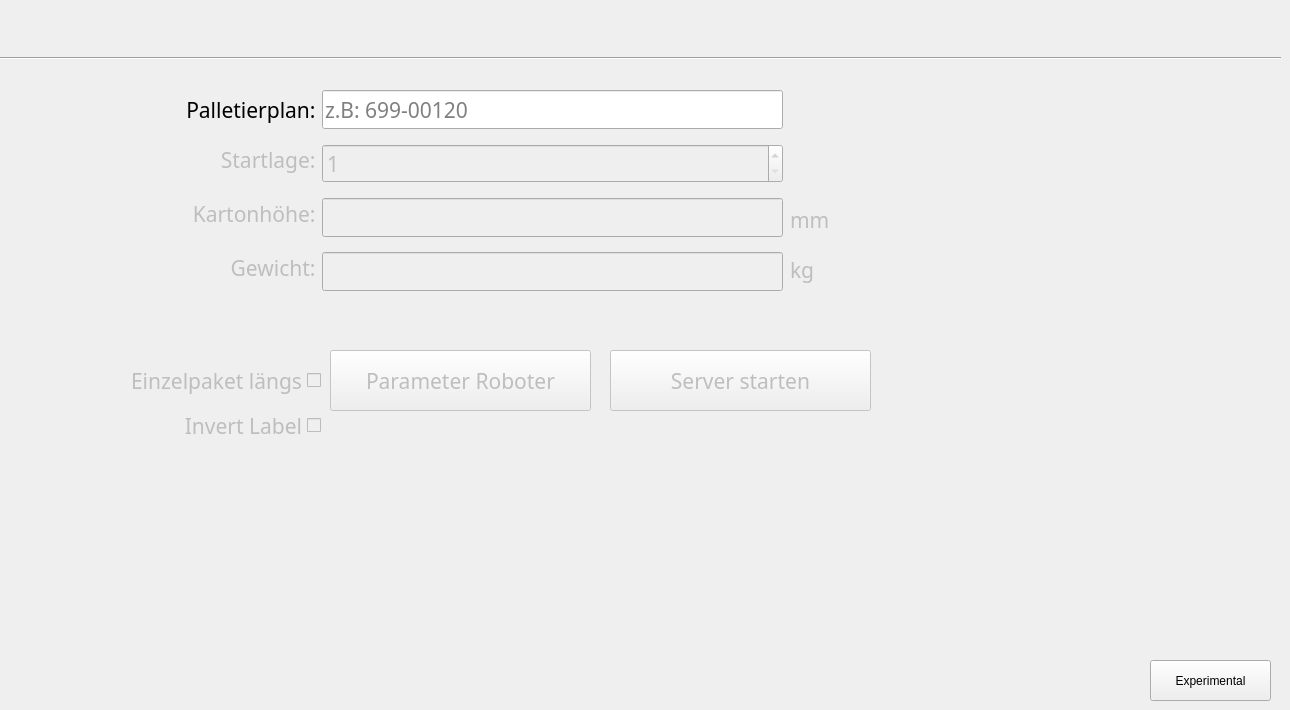
   <widget class="QWidget" name="MainMenu">
    <widget class="QPushButton" name="ButtonSettings">
     <property name="geometry">
      <rect>
       <x>0</x>
       <y>0</y>
       <width>61</width>
       <height>61</height>
      </rect>
     </property>
     <property name="sizePolicy">
      <sizepolicy hsizetype="Fixed" vsizetype="Fixed">
       <horstretch>0</horstretch>
       <verstretch>0</verstretch>
      </sizepolicy>
     </property>
     <property name="autoFillBackground">
      <bool>false</bool>
     </property>
     <property name="text">
      <string/>
     </property>
     <property name="default">
      <bool>false</bool>
     </property>
     <property name="flat">
      <bool>true</bool>
     </property>
    </widget>
    <widget class="QCheckBox" name="checkBoxEinzelpaket">
     <property name="enabled">
      <bool>false</bool>
     </property>
     <property name="geometry">
      <rect>
       <x>70</x>
       <y>350</y>
       <width>251</width>
       <height>61</height>
      </rect>
     </property>
     <property name="font">
      <font>
       <family>RobotoMono Nerd Font</family>
       <pointsize>16</pointsize>
      </font>
     </property>
     <property name="cursor">
      <cursorShape>PointingHandCursor</cursorShape>
     </property>
     <property name="layoutDirection">
      <enum>Qt::LayoutDirection::RightToLeft</enum>
     </property>
     <property name="text">
      <string>Einzelpaket längs</string>
     </property>
    </widget>
    <widget class="QPushButton" name="ButtonDatenSenden">
     <property name="enabled">
      <bool>false</bool>
     </property>
     <property name="geometry">
      <rect>
       <x>610</x>
       <y>350</y>
       <width>261</width>
       <height>61</height>
      </rect>
     </property>
     <property name="font">
      <font>
       <family>RobotoMono Nerd Font</family>
       <pointsize>16</pointsize>
      </font>
     </property>
     <property name="cursor">
      <cursorShape>PointingHandCursor</cursorShape>
     </property>
     <property name="text">
      <string>Server starten</string>
     </property>
    </widget>
    <widget class="QPushButton" name="ButtonOpenParameterRoboter">
     <property name="enabled">
      <bool>false</bool>
     </property>
     <property name="geometry">
      <rect>
       <x>330</x>
       <y>350</y>
       <width>261</width>
       <height>61</height>
      </rect>
     </property>
     <property name="font">
      <font>
       <family>RobotoMono Nerd Font</family>
       <pointsize>16</pointsize>
      </font>
     </property>
     <property name="cursor">
      <cursorShape>PointingHandCursor</cursorShape>
     </property>
     <property name="text">
      <string>Parameter Roboter</string>
     </property>
    </widget>
    <widget class="QLabel" name="label_7">
     <property name="geometry">
      <rect>
       <x>940</x>
       <y>90</y>
       <width>271</width>
       <height>271</height>
      </rect>
     </property>
     <property name="text">
      <string/>
     </property>
     <property name="pixmap">
      <pixmap resource="MainWindowResources.qrc">:/Szaidel Logo/imgs/szaidel-transparent.png</pixmap>
     </property>
     <property name="scaledContents">
      <bool>true</bool>
     </property>
    </widget>
    <widget class="QLabel" name="LabelPalletenplanInfo">
     <property name="geometry">
      <rect>
       <x>60</x>
       <y>0</y>
       <width>1161</width>
       <height>51</height>
      </rect>
     </property>
     <property name="font">
      <font>
       <family>RobotoMono Nerd Font</family>
       <pointsize>18</pointsize>
       <underline>false</underline>
       <kerning>true</kerning>
      </font>
     </property>
     <property name="text">
      <string/>
     </property>
     <property name="alignment">
      <set>Qt::AlignmentFlag::AlignCenter</set>
     </property>
    </widget>
    <widget class="QLabel" name="label_Kartonhoehe_mm">
     <property name="enabled">
      <bool>false</bool>
     </property>
     <property name="geometry">
      <rect>
       <x>790</x>
       <y>200</y>
       <width>121</width>
       <height>41</height>
      </rect>
     </property>
     <property name="font">
      <font>
       <family>RobotoMono Nerd Font</family>
       <pointsize>16</pointsize>
      </font>
     </property>
     <property name="layoutDirection">
      <enum>Qt::LayoutDirection::LeftToRight</enum>
     </property>
     <property name="text">
      <string>&lt;html&gt;&lt;head/&gt;&lt;body&gt;&lt;p&gt;mm&lt;/p&gt;&lt;/body&gt;&lt;/html&gt;</string>
     </property>
    </widget>
    <widget class="QLabel" name="label_Gewicht_kg">
     <property name="enabled">
      <bool>false</bool>
     </property>
     <property name="geometry">
      <rect>
       <x>790</x>
       <y>250</y>
       <width>121</width>
       <height>41</height>
      </rect>
     </property>
     <property name="font">
      <font>
       <family>RobotoMono Nerd Font</family>
       <pointsize>16</pointsize>
      </font>
     </property>
     <property name="layoutDirection">
      <enum>Qt::LayoutDirection::LeftToRight</enum>
     </property>
     <property name="text">
      <string>&lt;html&gt;&lt;head/&gt;&lt;body&gt;&lt;p&gt;kg&lt;/p&gt;&lt;/body&gt;&lt;/html&gt;</string>
     </property>
    </widget>
    <widget class="QLineEdit" name="EingabePallettenplan">
     <property name="geometry">
      <rect>
       <x>322</x>
       <y>90</y>
       <width>461</width>
       <height>39</height>
      </rect>
     </property>
     <property name="minimumSize">
      <size>
       <width>0</width>
       <height>39</height>
      </size>
     </property>
     <property name="maximumSize">
      <size>
       <width>16777215</width>
       <height>39</height>
      </size>
     </property>
     <property name="font">
      <font>
       <family>RobotoMono Nerd Font</family>
       <pointsize>16</pointsize>
      </font>
     </property>
     <property name="inputMethodHints">
      <set>Qt::InputMethodHint::ImhPreferNumbers</set>
     </property>
     <property name="placeholderText">
      <string>z.B: 699-00120</string>
     </property>
    </widget>
    <widget class="QLabel" name="label_Gewicht">
     <property name="enabled">
      <bool>false</bool>
     </property>
     <property name="geometry">
      <rect>
       <x>80</x>
       <y>248</y>
       <width>241</width>
       <height>41</height>
      </rect>
     </property>
     <property name="font">
      <font>
       <family>RobotoMono Nerd Font</family>
       <pointsize>16</pointsize>
      </font>
     </property>
     <property name="layoutDirection">
      <enum>Qt::LayoutDirection::LeftToRight</enum>
     </property>
     <property name="text">
      <string>&lt;html&gt;&lt;head/&gt;&lt;body&gt;&lt;p align=&quot;right&quot;&gt;Gewicht: &lt;/p&gt;&lt;/body&gt;&lt;/html&gt;</string>
     </property>
    </widget>
    <widget class="QLabel" name="label">
     <property name="geometry">
      <rect>
       <x>80</x>
       <y>90</y>
       <width>241</width>
       <height>41</height>
      </rect>
     </property>
     <property name="font">
      <font>
       <family>RobotoMono Nerd Font</family>
       <pointsize>16</pointsize>
      </font>
     </property>
     <property name="layoutDirection">
      <enum>Qt::LayoutDirection::LeftToRight</enum>
     </property>
     <property name="text">
      <string>&lt;html&gt;&lt;head/&gt;&lt;body&gt;&lt;p align=&quot;right&quot;&gt;Palletierplan: &lt;/p&gt;&lt;/body&gt;&lt;/html&gt;</string>
     </property>
     <property name="alignment">
      <set>Qt::AlignmentFlag::AlignRight|Qt::AlignmentFlag::AlignTrailing|Qt::AlignmentFlag::AlignVCenter</set>
     </property>
    </widget>
    <widget class="QPushButton" name="LadePallettenplan">
     <property name="geometry">
      <rect>
       <x>795</x>
       <y>80</y>
       <width>60</width>
       <height>60</height>
      </rect>
     </property>
     <property name="sizePolicy">
      <sizepolicy hsizetype="Minimum" vsizetype="Minimum">
       <horstretch>0</horstretch>
       <verstretch>0</verstretch>
      </sizepolicy>
     </property>
     <property name="cursor">
      <cursorShape>PointingHandCursor</cursorShape>
     </property>
     <property name="focusPolicy">
      <enum>Qt::FocusPolicy::StrongFocus</enum>
     </property>
     <property name="text">
      <string/>
     </property>
     <property name="icon">
      <iconset resource="MainWindowResources.qrc">
       <normaloff>:/Misc/imgs/load.png</normaloff>:/Misc/imgs/load.png</iconset>
     </property>
     <property name="iconSize">
      <size>
       <width>60</width>
       <height>60</height>
      </size>
     </property>
     <property name="flat">
      <bool>true</bool>
     </property>
    </widget>
    <widget class="QLabel" name="label_Startlage">
     <property name="enabled">
      <bool>false</bool>
     </property>
     <property name="geometry">
      <rect>
       <x>80</x>
       <y>140</y>
       <width>241</width>
       <height>41</height>
      </rect>
     </property>
     <property name="font">
      <font>
       <family>RobotoMono Nerd Font</family>
       <pointsize>16</pointsize>
      </font>
     </property>
     <property name="layoutDirection">
      <enum>Qt::LayoutDirection::LeftToRight</enum>
     </property>
     <property name="text">
      <string>&lt;html&gt;&lt;head/&gt;&lt;body&gt;&lt;p align=&quot;right&quot;&gt;Startlage: &lt;/p&gt;&lt;/body&gt;&lt;/html&gt;</string>
     </property>
    </widget>
    <widget class="QSpinBox" name="EingabeStartlage">
     <property name="enabled">
      <bool>false</bool>
     </property>
     <property name="geometry">
      <rect>
       <x>322</x>
       <y>144</y>
       <width>461</width>
       <height>39</height>
      </rect>
     </property>
     <property name="sizePolicy">
      <sizepolicy hsizetype="Minimum" vsizetype="Minimum">
       <horstretch>0</horstretch>
       <verstretch>0</verstretch>
      </sizepolicy>
     </property>
     <property name="minimumSize">
      <size>
       <width>0</width>
       <height>39</height>
      </size>
     </property>
     <property name="maximumSize">
      <size>
       <width>16777215</width>
       <height>39</height>
      </size>
     </property>
     <property name="font">
      <font>
       <family>RobotoMono Nerd Font</family>
       <pointsize>16</pointsize>
      </font>
     </property>
     <property name="cursor">
      <cursorShape>IBeamCursor</cursorShape>
     </property>
     <property name="showGroupSeparator" stdset="0">
      <bool>false</bool>
     </property>
     <property name="minimum">
      <number>1</number>
     </property>
     <property name="value">
      <number>1</number>
     </property>
    </widget>
    <widget class="QLabel" name="label_Kartonhoehe">
     <property name="enabled">
      <bool>false</bool>
     </property>
     <property name="geometry">
      <rect>
       <x>80</x>
       <y>194</y>
       <width>241</width>
       <height>41</height>
      </rect>
     </property>
     <property name="font">
      <font>
       <family>RobotoMono Nerd Font</family>
       <pointsize>16</pointsize>
      </font>
     </property>
     <property name="layoutDirection">
      <enum>Qt::LayoutDirection::LeftToRight</enum>
     </property>
     <property name="text">
      <string>&lt;html&gt;&lt;head/&gt;&lt;body&gt;&lt;p align=&quot;right&quot;&gt;Kartonhöhe: &lt;/p&gt;&lt;/body&gt;&lt;/html&gt;</string>
     </property>
    </widget>
    <widget class="QLineEdit" name="EingabeKartonGewicht">
     <property name="enabled">
      <bool>false</bool>
     </property>
     <property name="geometry">
      <rect>
       <x>322</x>
       <y>252</y>
       <width>461</width>
       <height>39</height>
      </rect>
     </property>
     <property name="minimumSize">
      <size>
       <width>0</width>
       <height>39</height>
      </size>
     </property>
     <property name="font">
      <font>
       <family>RobotoMono Nerd Font</family>
       <pointsize>16</pointsize>
      </font>
     </property>
     <property name="inputMethodHints">
      <set>Qt::InputMethodHint::ImhDigitsOnly|Qt::InputMethodHint::ImhFormattedNumbersOnly</set>
     </property>
    </widget>
    <widget class="QLabel" name="label_GewichtInfo">
     <property name="enabled">
      <bool>true</bool>
     </property>
     <property name="geometry">
      <rect>
       <x>330</x>
       <y>290</y>
       <width>511</width>
       <height>61</height>
      </rect>
     </property>
     <property name="font">
      <font>
       <family>Sans Serif</family>
       <pointsize>16</pointsize>
       <underline>true</underline>
      </font>
     </property>
     <property name="text">
      <string/>
     </property>
     <property name="alignment">
      <set>Qt::AlignmentFlag::AlignLeading|Qt::AlignmentFlag::AlignLeft|Qt::AlignmentFlag::AlignVCenter</set>
     </property>
    </widget>
    <widget class="QLineEdit" name="EingabeKartonhoehe">
     <property name="enabled">
      <bool>false</bool>
     </property>
     <property name="geometry">
      <rect>
       <x>322</x>
       <y>198</y>
       <width>461</width>
       <height>39</height>
      </rect>
     </property>
     <property name="minimumSize">
      <size>
       <width>0</width>
       <height>39</height>
      </size>
     </property>
     <property name="maximumSize">
      <size>
       <width>16777215</width>
       <height>39</height>
      </size>
     </property>
     <property name="font">
      <font>
       <family>RobotoMono Nerd Font</family>
       <pointsize>16</pointsize>
      </font>
     </property>
     <property name="inputMethodHints">
      <set>Qt::InputMethodHint::ImhDigitsOnly</set>
     </property>
     <property name="clearButtonEnabled">
      <bool>false</bool>
     </property>
    </widget>
    <widget class="Line" name="line">
     <property name="geometry">
      <rect>
       <x>0</x>
       <y>50</y>
       <width>1281</width>
       <height>16</height>
      </rect>
     </property>
     <property name="orientation">
      <enum>Qt::Orientation::Horizontal</enum>
     </property>
    </widget>
    <widget class="QPushButton" name="pushButtonVolumeOnOff">
     <property name="geometry">
      <rect>
       <x>1221</x>
       <y>-1</y>
       <width>60</width>
       <height>60</height>
      </rect>
     </property>
     <property name="text">
      <string/>
     </property>
     <property name="icon">
      <iconset resource="MainWindowResources.qrc">
       <normaloff>:/Sound/imgs/volume-on.png</normaloff>
       <normalon>:/Sound/imgs/volume-off.png</normalon>:/Sound/imgs/volume-on.png</iconset>
     </property>
     <property name="iconSize">
      <size>
       <width>50</width>
       <height>50</height>
      </size>
     </property>
     <property name="checkable">
      <bool>false</bool>
     </property>
     <property name="checked">
      <bool>false</bool>
     </property>
     <property name="default">
      <bool>false</bool>
     </property>
     <property name="flat">
      <bool>true</bool>
     </property>
    </widget>
    <widget class="QPushButton" name="openExperimentalTab">
     <property name="geometry">
      <rect>
       <x>1150</x>
       <y>660</y>
       <width>121</width>
       <height>41</height>
      </rect>
     </property>
     <property name="text">
      <string>Experimental</string>
     </property>
    </widget>
    <widget class="QCheckBox" name="checkBoxLabelInvert">
     <property name="enabled">
      <bool>false</bool>
     </property>
     <property name="geometry">
      <rect>
       <x>70</x>
       <y>410</y>
       <width>251</width>
       <height>31</height>
      </rect>
     </property>
     <property name="font">
      <font>
       <family>RobotoMono Nerd Font</family>
       <pointsize>16</pointsize>
      </font>
     </property>
     <property name="cursor">
      <cursorShape>PointingHandCursor</cursorShape>
     </property>
     <property name="layoutDirection">
      <enum>Qt::LayoutDirection::RightToLeft</enum>
     </property>
     <property name="text">
      <string>Invert Label</string>
     </property>
    </widget>
    <zorder>label_GewichtInfo</zorder>
    <zorder>checkBoxEinzelpaket</zorder>
    <zorder>ButtonDatenSenden</zorder>
    <zorder>ButtonOpenParameterRoboter</zorder>
     <zorder>label_7</zorder>
     <zorder>LabelPalletenplanInfo</zorder>
    <zorder>label_Kartonhoehe_mm</zorder>
    <zorder>label_Gewicht_kg</zorder>
    <zorder>EingabePallettenplan</zorder>
    <zorder>label_Gewicht</zorder>
    <zorder>label</zorder>
    <zorder>LadePallettenplan</zorder>
    <zorder>label_Startlage</zorder>
    <zorder>EingabeStartlage</zorder>
    <zorder>label_Kartonhoehe</zorder>
    <zorder>EingabeKartonGewicht</zorder>
    <zorder>EingabeKartonhoehe</zorder>
    <zorder>line</zorder>
    <zorder>ButtonSettings</zorder>
    <zorder>pushButtonVolumeOnOff</zorder>
    <zorder>openExperimentalTab</zorder>
    <zorder>checkBoxLabelInvert</zorder>
   </widget>
